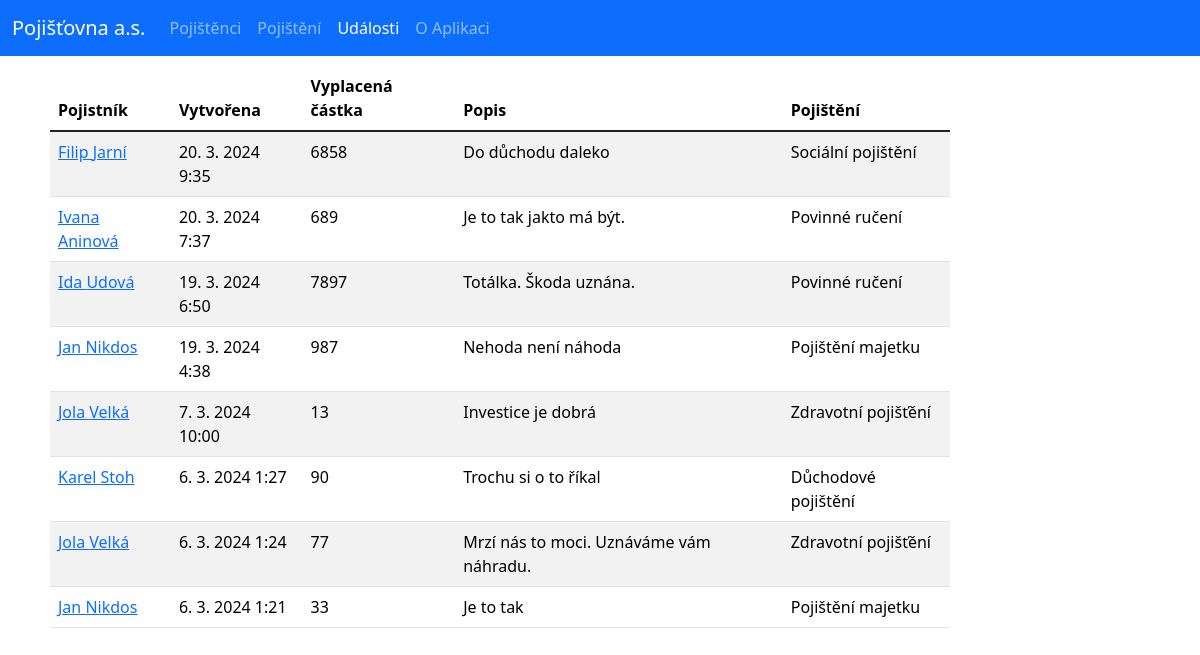
The page /claims on the database its author committed.
### base/models.py (models this page shows, shortened)
class InsuranceClaim(models.Model):
    holder = models.ForeignKey(Policyholder, on_delete=models.CASCADE)
    policy = models.ForeignKey(InsurancePolicy, on_delete=models.SET_NULL, null=True)
    amount = models.IntegerField("Uznaná náhrada")
    description = models.TextField("Popis")
    created = models.DateTimeField(auto_now_add=True)
    class Meta:
        ordering = ['-created']

class Policyholder(models.Model):
    first_name = models.CharField("Jméno", max_length=50)
    last_name = models.CharField("Příjmení", max_length=50)
    email = models.EmailField()
    phone = models.CharField("Telefon", max_length=20)
    address = models.CharField("Adresa", max_length=100)
    city = models.CharField("Město", max_length=100)
    zip_code = models.CharField("PSČ", max_length=20)
    class Meta:
        ordering = ['last_name', 'first_name']

class InsurancePolicy(models.Model):
    holder = models.ForeignKey(Policyholder, on_delete=models.CASCADE)
    effective_date = models.DateField("Začátek platnosti")
    expire_date = models.DateField("Konec platnosti")
    total_amount = models.IntegerField("Celková částka")
    policy_type = models.CharField("Druh pojištění", max_length=50)
    class Meta:
        ordering = ['expire_date']
    def __str__(self):
        return self.policy_type

### base/views.py (the view)
# urls.py: path('claims', views.claims_page, name="claims"),
def claims_page(request):
    claims = InsuranceClaim.objects.all()
    context = {'claims': claims}
    return render(request, 'base/claims.html', context)

### base/templates/base/claims.html
{% extends 'main.html' %}
{% block content %}
<main class="content">
    <div class="table-responsive">
        <table class="table table-responsive-md table-striped table-hover">
            <thead>
                <tr>
                    <th scope="col">Pojistník</th>
                    <th scope="col">Vytvořena</th>
                    <th scope="col">Vyplacená částka</th>
                    <th scope="col">Popis</th>
                    <th scope="col">Pojištění</th>
                </tr>
            </thead>
            <tbody class="table-group-divider">
                {% for claim in claims %}
                <tr>
                    <td><a href="{% url 'policyholder-detail' claim.holder.id %}">{{claim.holder.first_name}} {{claim.holder.last_name}}</a></td>
                    <td>{{claim.created|date:"j. n. Y G:i"}}</td>
                    <td>{{claim.amount}}</td>
                    <td>{{claim.description}}</td>
                    <td>{{claim.policy}}</td>
                </tr>
                {% endfor %}
            </tbody>
        </table>
    </div>
</main>
{% endblock %}

### base/static/base/css/style.css (style rules this page uses)
.content { margin: 10px 50px; }
table { max-width: 900px; }

### rows shown on the page
InsuranceClaim: holder.first_name "Filip", holder.last_name "Jarní", created "20. 3. 2024 9:35", amount "6858", description "Do důchodu daleko", policy "Sociální pojištění"
InsuranceClaim: holder.first_name "Ivana", holder.last_name "Aninová", created "20. 3. 2024 7:37", amount "689", description "Je to tak jakto má být.", policy "Povinné ručení"
InsuranceClaim: holder.first_name "Ida", holder.last_name "Udová", created "19. 3. 2024 6:50", amount "7897", description "Totálka. Škoda uznána.", policy "Povinné ručení"
InsuranceClaim: holder.first_name "Jan", holder.last_name "Nikdos", created "19. 3. 2024 4:38", amount "987", description "Nehoda není náhoda", policy "Pojištění majetku"
InsuranceClaim: holder.first_name "Jola", holder.last_name "Velká", created "7. 3. 2024 10:00", amount "13", description "Investice je dobrá", policy "Zdravotní pojišťění"
InsuranceClaim: holder.first_name "Karel", holder.last_name "Stoh", created "6. 3. 2024 1:27", amount "90", description "Trochu si o to říkal", policy "Důchodové pojištění"
InsuranceClaim: holder.first_name "Jola", holder.last_name "Velká", created "6. 3. 2024 1:24", amount "77", description "Mrzí nás to moci. Uznáváme vám náhradu.", policy "Zdravotní pojišťění"
InsuranceClaim: holder.first_name "Jan", holder.last_name "Nikdos", created "6. 3. 2024 1:21", amount "33", description "Je to tak", policy "Pojištění majetku"
